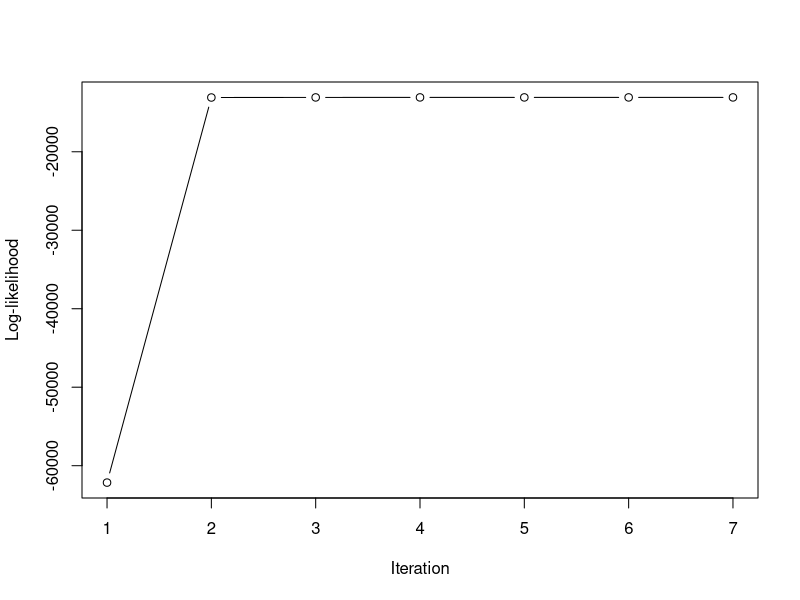

R code for this plot:
## ---- chunk 1
knitr::opts_chunk$set(echo = TRUE, fig.width = 6, fig.height = 4)
## ---- chunk 2
set.seed(21523514)

delta <- cbind(d1 = c(0, 1, 0, 0, 1), d2 = c(0, 0, 1, 0, 1), d3 = c(0, 0, 0, 1, 1))
w <- c(172738, 2030, 114, 68, 50)

## pr(x) of each pattern is just
pattern_prob <- function(p) {
  apply(delta, 1, function(d) prod(ifelse(d == 1, p, 1 - p)))
}

lambda <- 0.01
m      <- rep(0.9, 3)
u      <- rep(0.1, 3)
lnlik <- c()

for (t in 1:1000) {
  ## Pr(pattern pair is a match)
  match    <- lambda       * pattern_prob(m)
  nonmatch <- (1 - lambda) * pattern_prob(u)
  xi       <- match / (match + nonmatch)

  ## lnlikelihood
  lnlik[t] <- sum(w * log(match + nonmatch))

  lambda <- sum(w * xi) / sum(w)
  m      <- colSums(w * xi * delta)       / sum(w * xi)
  u      <- colSums(w * (1 - xi) * delta) / sum(w * (1 - xi))

  if (t > 1 && abs(lnlik[t] - lnlik[t - 1]) < 1e-8) break
}

lambda
round(rbind(m, u), 6)

## estimated match prob
data.frame(delta, count = w, Pr_match = round(xi, 4))

plot(lnlik, type = "b", xlab = "Iteration", ylab = "Log-likelihood")
all(diff(lnlik) >= 0)
